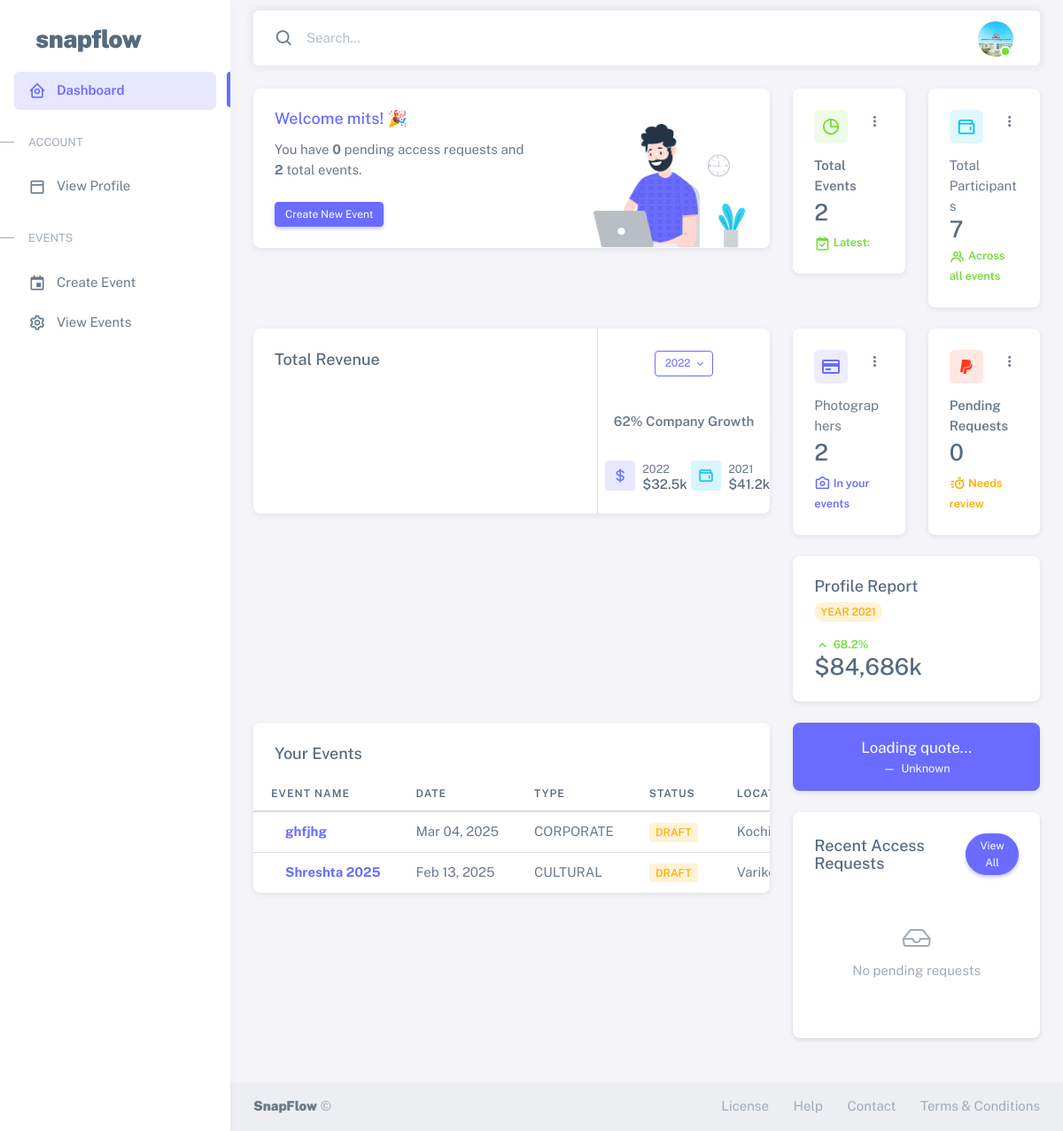
The page /account/dashboard/ (signed in) on the database as committed earlier.
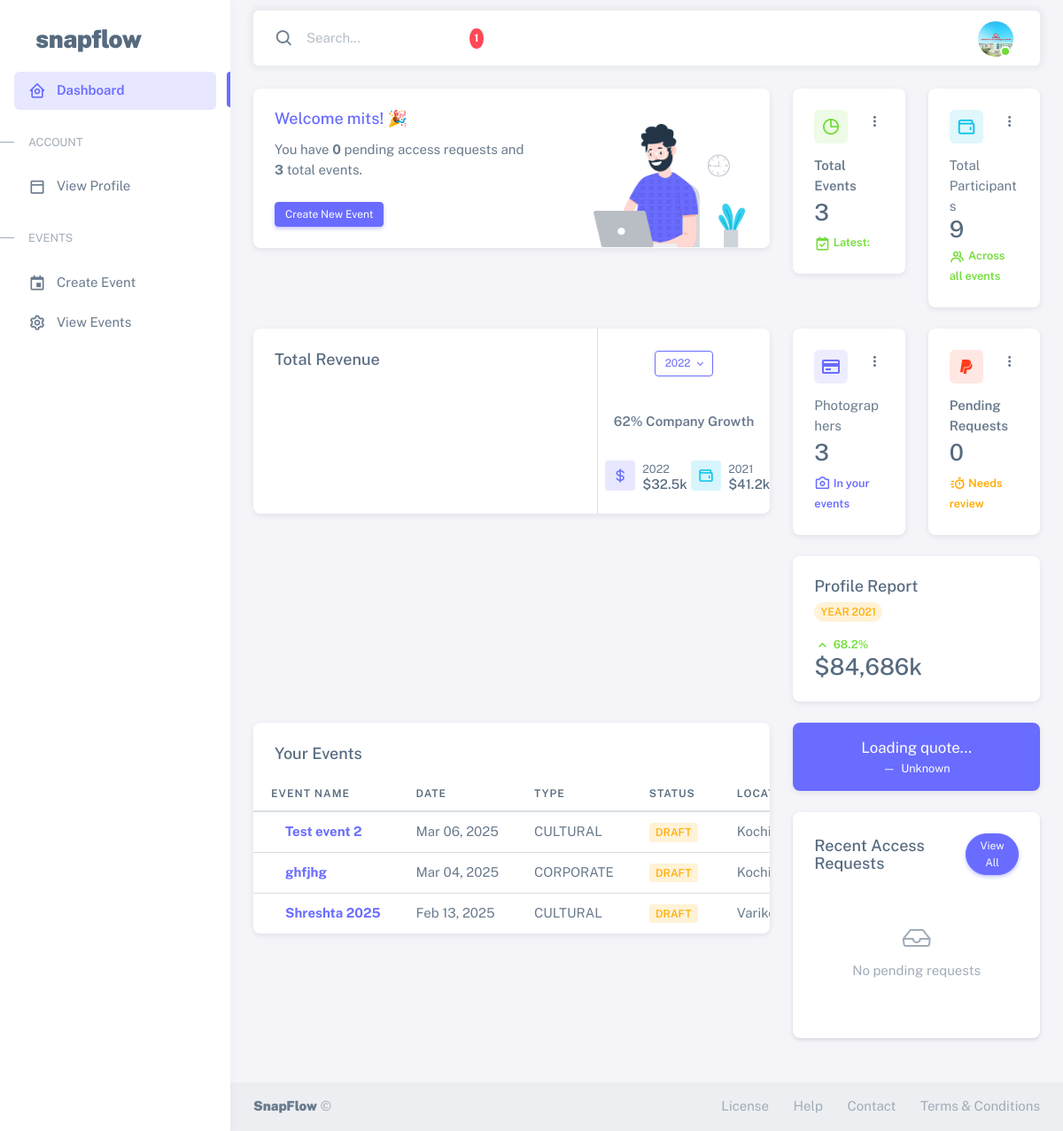
The same page on the database as committed later.
### events/models.py (models this page shows, shortened)
class Event(models.Model):
    class EventTypes(models.TextChoices):
        WEDDING = 'WEDDING', _('Wedding')
        BIRTHDAY = 'BIRTHDAY', _('Birthday')
        CORPORATE = 'CORPORATE', _('Corporate Event')
        CULTURAL = 'CULTURAL', _('Cultural Event')
        SPORTS = 'SPORTS', _('Sports Event')
        ACADEMIC = 'ACADEMIC', _('Academic Event')
        AWARD = 'AWARD', _('Award Ceremony')
        PUBLIC = 'PUBLIC', _('Public Gathering')
        OTHER = 'OTHER', _('Other')
    class EventStatus(models.TextChoices):
        DRAFT = 'DRAFT', _('Draft')
        ACTIVE = 'ACTIVE', _('Active')
        COMPLETED = 'COMPLETED', _('Completed')
        CANCELLED = 'CANCELLED', _('Cancelled')
    title = models.CharField(max_length=200)
    slug = models.SlugField(unique=True, blank=True)
    event_type = models.CharField(
        max_length=20,
        choices=EventTypes.choices,
        default=EventTypes.OTHER
    )
    description = models.TextField()
    start_date = models.DateTimeField()
    end_date = models.DateTimeField()
    timezone = models.CharField(max_length=50, default='UTC')
    location = models.CharField(max_length=255)
    event_code = models.CharField(max_length=6, unique=True, blank=True)
    primary_color = models.CharField(max_length=7, default="#ffffff")  # Hex color
    secondary_color = models.CharField(max_length=7, default="#000000")  # Hex color
    status = models.CharField(
        max_length=20,
        choices=EventStatus.choices,
        default=EventStatus.DRAFT
    )
    organizer = models.ForeignKey(
        settings.AUTH_USER_MODEL,
        on_delete=models.CASCADE,
        related_name='organized_events'
    )
    custom_domain = models.CharField(max_length=255, blank=True)
    theme = models.ForeignKey(
        'EventTheme',
        on_delete=models.SET_NULL,
        null=True,
        blank=True
    )
    logo = models.ImageField(upload_to='event_logos/', null=True, blank=True)
    cover_image = models.ImageField(upload_to='event_covers/', null=True, blank=True)
    is_public = models.BooleanField(default=False)
    require_registration = models.BooleanField(default=True)
    allow_guest_upload = models.BooleanField(default=False)
    enable_face_detection = models.BooleanField(default=True)
    enable_moment_detection = models.BooleanField(default=True)
    enable_auto_tagging = models.BooleanField(default=True)
    created_at = models.DateTimeField(auto_now_add=True)
    updated_at = models.DateTimeField(auto_now=True)
    class Meta:
        ordering = ['-start_date']

### users/views.py (the view, shortened to what this page needs)
# urls.py: path('dashboard/', views.dashboard, name='dashboard'),
@login_required
def dashboard(request):
    user = request.user
    context = {}
    user_requests = EventAccessRequest.objects.filter(user=user, status='PENDING')
    context['user_requests'] = user_requests
    template_name = 'users/dashboard.html'  # Default template
    if user.role == 'ORGANIZER':
        events = Event.objects.filter(organizer=user)
        total_participants = EventParticipant.objects.filter(event__organizer=user).count()
        total_photographers = EventCrew.objects.filter(event__organizer=user).count()
        pending_requests = EventAccessRequest.objects.filter(
            event__organizer=user,
            status='PENDING'
        )
        context.update({
            'events': events,
            'total_participants': total_participants,
            'total_photographers': total_photographers,
            'pending_requests': pending_requests,
        })
        template_name = 'users/dashboard_organizer.html'
    return render(request, template_name, context)

### notifications/context_processors.py (called while the page is built)
def notification_processor(request):
    context = {
        'unread_notifications_count': 0,
        'recent_notifications': []
    }
    if request.user.is_authenticated:
        from .models import Notification
        context['unread_notifications_count'] = Notification.objects.filter(
            recipient=request.user,
            is_read=False
        ).count()
        context['recent_notifications'] = Notification.objects.filter(
            recipient=request.user
        ).order_by('-created_at')[:5]
    return context

### notifications/models.py (called while the page is built)
    def get_icon_class(self):
        icon_map = {
            'event_invite': 'fa-calendar-plus',
            'photo_tag': 'fa-tag',
            'comment': 'fa-comment',
            'like': 'fa-heart',
            'new_photo': 'fa-image',
            'event_update': 'fa-calendar-alt',
            'crew_assignment': 'fa-users',
            'face_recognized': 'fa-user-check',
            'access_request': 'fa-unlock-alt',
            'request_approved': 'fa-check-circle',
            'system': 'fa-bell',
        }
        return icon_map.get(self.notification_type, 'fa-bell')

### templates/users/dashboard_organizer.html (shortened to what the changed rows need)
{% extends "users/db_base.html" %}
{% load static %}
{% block content %}
<div class="content-wrapper">
    <div class="container-xxl flex-grow-1 container-p-y">
      <div class="row">
        <div class="col-lg-8 mb-4 order-0">
          <div class="card">
            <div class="d-flex align-items-end row">
              <div class="col-sm-7">
                <div class="card-body">
                  <p class="mb-4">
                    You have <span class="fw-bold">{{ pending_requests.count }}</span> pending access requests and
                    <span class="fw-bold">{{ events.count }}</span> total events.
                  </p>
                </div>
              </div>
            </div>
          </div>
        </div>
        <div class="col-lg-4 col-md-4 order-1">
          <div class="row">
            <div class="col-lg-6 col-md-12 col-6 mb-4">
              <div class="card">
                <div class="card-body">
                  <div class="card-title d-flex align-items-start justify-content-between">
                    <div class="avatar flex-shrink-0">
                    </div>
                    <div class="dropdown">
                    </div>
                  </div>
                  <span class="fw-semibold d-block mb-1">Total Events</span>
                  <h3 class="card-title mb-2">{{ events.count }}</h3>
                  {% if events %}
                  <small class="text-success fw-semibold"><i class="bx bx-calendar-check"></i> Latest: {{ events.first.name }}</small>
                  {% else %}
                  <small class="text-muted fw-semibold">No events yet</small>
                  {% endif %}
                </div>
              </div>
            </div>
            <div class="col-lg-6 col-md-12 col-6 mb-4">
              <div class="card">
                <div class="card-body">
                  <div class="card-title d-flex align-items-start justify-content-between">
                    <div class="avatar flex-shrink-0">
                    </div>
                    <div class="dropdown">
                    </div>
                  </div>
                  <span>Total Participants</span>
                  <h3 class="card-title text-nowrap mb-1">{{ total_participants }}</h3>
                  <small class="text-success fw-semibold"><i class="bx bx-group"></i> Across all events</small>
                </div>
              </div>
            </div>
          </div>
        </div>
        <div class="col-12 col-md-8 col-lg-4 order-3 order-md-2">
            <div class="row">
              <div class="col-6 mb-4">
                <div class="card">
                  <div class="card-body">
                    <div class="card-title d-flex align-items-start justify-content-between">
                      <div class="avatar flex-shrink-0">
                      </div>
                      <div class="dropdown">
                      </div>
                    </div>
                    <span class="d-block mb-1">Photographers</span>
                    <h3 class="card-title text-nowrap mb-2">{{ total_photographers }}</h3>
                    <small class="text-primary fw-semibold"><i class="bx bx-camera"></i> In your events</small>
                  </div>
                </div>
              </div>
          </div>
        </div>
      </div>
      <div class="row">
        <div class="col-12 col-lg-8 order-2 order-md-3 order-lg-2 mb-4">
          <div class="card">
            <div class="row row-bordered g-0">
              <div class="col-md-12">
                <div class="table-responsive text-nowrap">
                  <table class="table">
                    <thead>
                      <tr>
                        <th>Event Name</th>
                        <th>Date</th>
                        <th>Type</th>
                        <th>Status</th>
                        <th>Location</th>
                      </tr>
                    </thead>
                    <tbody class="table-border-bottom-0">
                      {% for event in events|slice:":5" %}
                      <tr>
                        <td> <strong><a href="{% url 'events:event_detail' event.slug %}" >{{ event.title }}</a></strong></td>
                        <td>{{ event.start_date|date:"M d, Y" }}</td>
                        <td>{{ event.event_type }}</td>
                        <td>
                          {% if event.status == 'DRAFT' %}
                          <span class="badge bg-label-warning me-1">Draft</span>
                          {% elif event.status == 'ACTIVE' %}
                          <span class="badge bg-label-primary me-1">Active</span>
                          {% elif event.status == 'COMPLETED' %}
                          <span class="badge bg-label-success me-1">Completed</span>
                          {% elif event.status == 'CANCELLED' %}
                          <span class="badge bg-label-info me-1">Cancelled</span>
                          {% else %}
                          <span class="badge bg-label-secondary">{{ event.get_status_display }}</span>
                          {% endif %}
                        </td>
                        <td>{{ event.location }}</td>
                      </tr>
                      {% empty %}
                      <tr>
                        <td colspan="5" class="text-center">No events created yet</td>
                      </tr>
                      {% endfor %}
                    </tbody>
                  </table>
                </div>
              </div>
            </div>
          </div>
        </div>
        </div>
      </div>
    </div>
{% endblock content %}

Rows that differ between the two databases and show on the page:
added Event: title "Test event 2", start_date "Mar 06, 2025", event_type "CULTURAL", status "DRAFT", location "Kochi"
Other text that changed with them:
{{ unread_notifications_count }}: (not shown) → "1"
{{ events.count }}: "2" → "3"
{{ total_participants }}: "7" → "9"
{{ total_photographers }}: "2" → "3"
